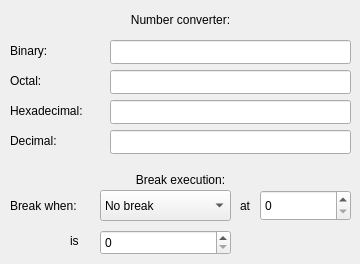
    <widget class="QWidget" name="tabConversion">
     <attribute name="title">
      <string>Debug Tools</string>
     </attribute>
     <widget class="QLineEdit" name="lineEditBin">
      <property name="geometry">
       <rect>
        <x>110</x>
        <y>40</y>
        <width>241</width>
        <height>24</height>
       </rect>
      </property>
     </widget>
     <widget class="QLabel" name="label_3">
      <property name="geometry">
       <rect>
        <x>10</x>
        <y>40</y>
        <width>101</width>
        <height>21</height>
       </rect>
      </property>
      <property name="text">
       <string>Binary:</string>
      </property>
     </widget>
     <widget class="QLabel" name="label_4">
      <property name="geometry">
       <rect>
        <x>10</x>
        <y>70</y>
        <width>101</width>
        <height>21</height>
       </rect>
      </property>
      <property name="text">
       <string>Octal:</string>
      </property>
     </widget>
     <widget class="QLineEdit" name="lineEditOct">
      <property name="geometry">
       <rect>
        <x>110</x>
        <y>70</y>
        <width>241</width>
        <height>24</height>
       </rect>
      </property>
     </widget>
     <widget class="QLabel" name="label_5">
      <property name="geometry">
       <rect>
        <x>10</x>
        <y>100</y>
        <width>101</width>
        <height>21</height>
       </rect>
      </property>
      <property name="text">
       <string>Hexadecimal:</string>
      </property>
     </widget>
     <widget class="QLineEdit" name="lineEditHex">
      <property name="geometry">
       <rect>
        <x>110</x>
        <y>100</y>
        <width>241</width>
        <height>24</height>
       </rect>
      </property>
     </widget>
     <widget class="QLabel" name="label_6">
      <property name="geometry">
       <rect>
        <x>10</x>
        <y>130</y>
        <width>101</width>
        <height>21</height>
       </rect>
      </property>
      <property name="text">
       <string>Decimal:</string>
      </property>
     </widget>
     <widget class="QLineEdit" name="lineEditDec">
      <property name="geometry">
       <rect>
        <x>110</x>
        <y>130</y>
        <width>241</width>
        <height>24</height>
       </rect>
      </property>
     </widget>
     <widget class="QComboBox" name="comboBoxBreakWhen">
      <property name="geometry">
       <rect>
        <x>100</x>
        <y>190</y>
        <width>131</width>
        <height>31</height>
       </rect>
      </property>
      <item>
       <property name="text">
        <string>No break</string>
       </property>
      </item>
      <item>
       <property name="text">
        <string>Line</string>
       </property>
      </item>
      <item>
       <property name="text">
        <string>PC</string>
       </property>
      </item>
      <item>
       <property name="text">
        <string>SP</string>
       </property>
      </item>
      <item>
       <property name="text">
        <string>X register</string>
       </property>
      </item>
      <item>
       <property name="text">
        <string>accumulator A</string>
       </property>
      </item>
      <item>
       <property name="text">
        <string>accumulator B</string>
       </property>
      </item>
      <item>
       <property name="text">
        <string>flag H</string>
       </property>
      </item>
      <item>
       <property name="text">
        <string>flag I</string>
       </property>
      </item>
      <item>
       <property name="text">
        <string>flag N</string>
       </property>
      </item>
      <item>
       <property name="text">
        <string>flag Z</string>
       </property>
      </item>
      <item>
       <property name="text">
        <string>flag V</string>
       </property>
      </item>
      <item>
       <property name="text">
        <string>flag C</string>
       </property>
      </item>
      <item>
       <property name="text">
        <string>Memory value</string>
       </property>
      </item>
     </widget>
     <widget class="QLabel" name="label_7">
      <property name="geometry">
       <rect>
        <x>10</x>
        <y>10</y>
        <width>341</width>
        <height>20</height>
       </rect>
      </property>
      <property name="text">
       <string>Number converter:</string>
      </property>
      <property name="alignment">
       <set>Qt::AlignCenter</set>
      </property>
     </widget>
     <widget class="QLabel" name="label_8">
      <property name="geometry">
       <rect>
        <x>10</x>
        <y>170</y>
        <width>341</width>
        <height>20</height>
       </rect>
      </property>
      <property name="text">
       <string>Break execution:</string>
      </property>
      <property name="alignment">
       <set>Qt::AlignCenter</set>
      </property>
     </widget>
     <widget class="QLabel" name="label_9">
      <property name="geometry">
       <rect>
        <x>10</x>
        <y>190</y>
        <width>81</width>
        <height>31</height>
       </rect>
      </property>
      <property name="text">
       <string>Break when:</string>
      </property>
     </widget>
     <widget class="QLabel" name="label_10">
      <property name="geometry">
       <rect>
        <x>70</x>
        <y>230</y>
        <width>21</width>
        <height>21</height>
       </rect>
      </property>
      <property name="text">
       <string>is</string>
      </property>
     </widget>
     <widget class="QSpinBox" name="spinBoxBreakIs">
      <property name="geometry">
       <rect>
        <x>100</x>
        <y>230</y>
        <width>131</width>
        <height>25</height>
       </rect>
      </property>
     </widget>
     <widget class="QLabel" name="labelAt">
      <property name="geometry">
       <rect>
        <x>240</x>
        <y>190</y>
        <width>21</width>
        <height>31</height>
       </rect>
      </property>
      <property name="text">
       <string>at</string>
      </property>
     </widget>
     <widget class="QSpinBox" name="spinBoxBreakAt">
      <property name="geometry">
       <rect>
        <x>260</x>
        <y>190</y>
        <width>91</width>
        <height>31</height>
       </rect>
      </property>
      <property name="maximum">
       <number>65535</number>
      </property>
     </widget>
    </widget>
